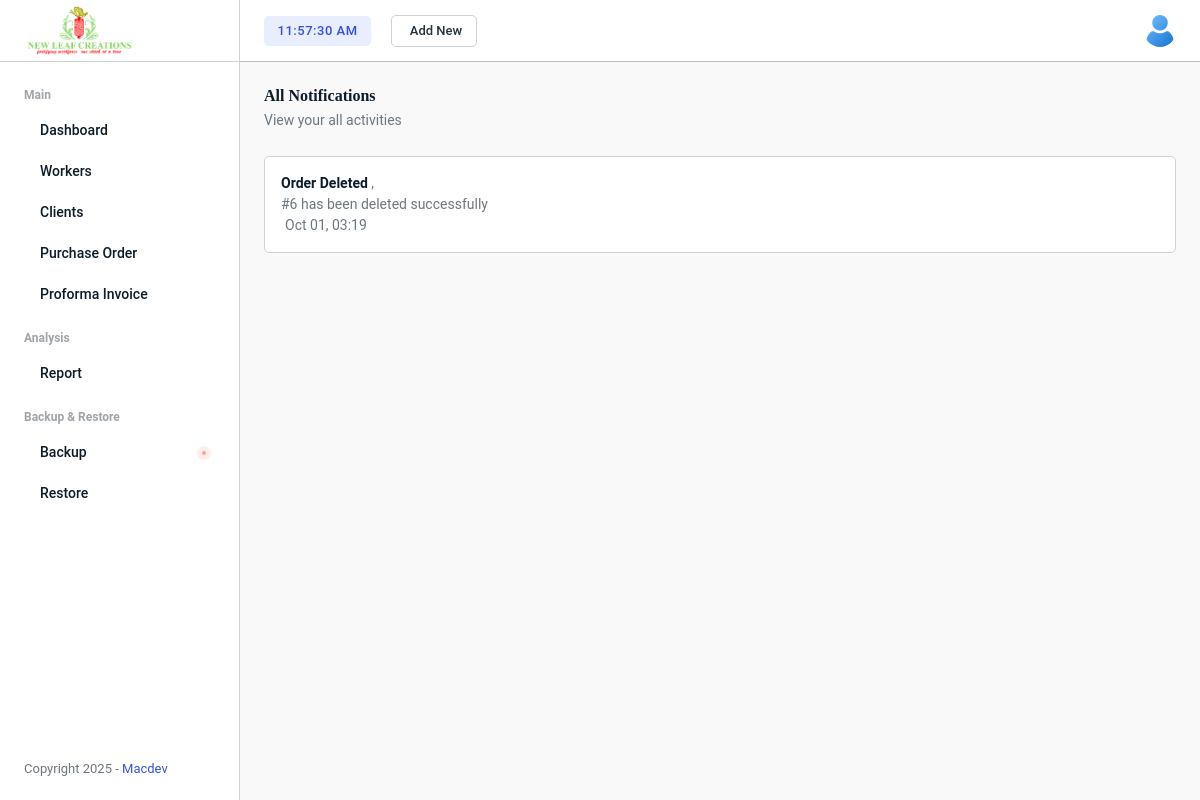
Before: /management/notifications/ (signed in) with the older database file.
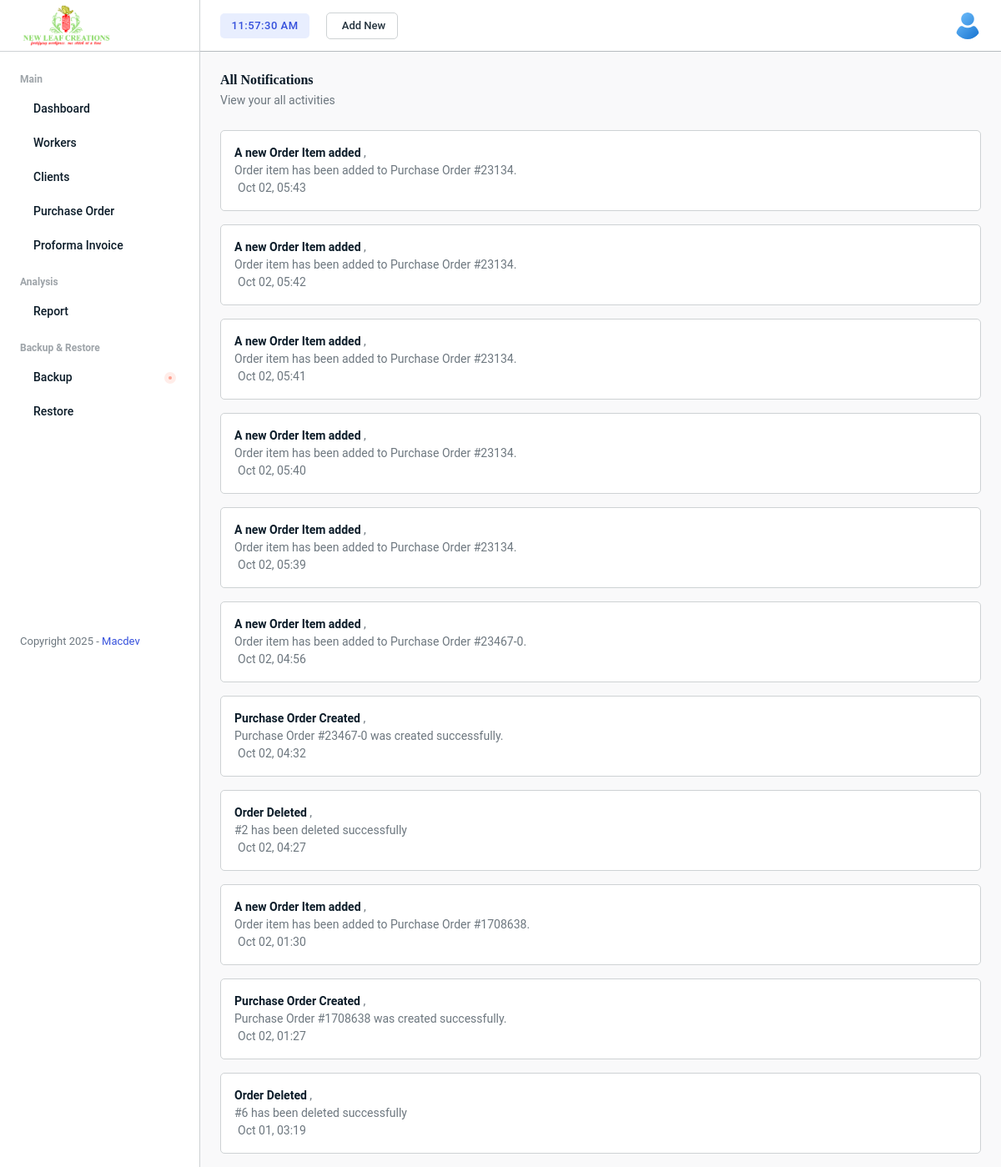
After: the same page with the newer database file.
### managementSystem/models.py (models this page shows, shortened)
class Notification(models.Model):
    user = models.ForeignKey(User, on_delete=models.CASCADE)
    title = models.CharField(max_length=255)
    message = models.TextField()
    is_read = models.BooleanField(default=False)
    created_at = models.DateTimeField(auto_now_add=True)
    class Meta:
        ordering = ["-created_at"]

### managementSystem/views.py (the view)
# urls.py: path("notifications/", views.notifications_list, name="notifications_list"),
def notifications_list(request):
    notifications = Notification.objects.filter(user=request.user)
    return render(request, "notification.html", {"notifications": notifications})

### managementSystem/context_processors.py (called while the page is built)
def notifications_context(request):
    if request.user.is_authenticated:
        notifications = Notification.objects.filter(user=request.user).order_by("-created_at")[:5]
        unread_count = Notification.objects.filter(user=request.user, is_read=False).count()
    else:
        notifications = []
        unread_count = 0
    return {
        "navbar_notifications": notifications,
        "unread_notifications": unread_count,
    }

### managementSystem/templates/notification.html (shortened to what this page needs)
{% extends "base.html" %}
{% load static %}
{% block content %}
 <div class="page-wrapper">
            <div class="content">
                <div class="page-header">
                    <div class="page-title">
                        <h5 class="fw-bold">All Notifications</h5>
                        <span class="fs-14 text-gray-5">View your all activities</span>
                    </div>
                </div>
                {% for n in notifications %}
                <div class="card mb-3 border shadow-none">
                    <div class="px-3 py-3">
                            <div class="flex-fill ml-3">
                                <p class=" mb-0"><a href="#" class="fs-14 fw-semibold">{{ n.title }}</a> ,<br> <span>{{ n.message }}</span></p>
                                <span>{{ n.created_at|date:"M d, H:i" }}</span>
                            </div>
                        </div>
                    </div>
                    {% empty %}
                        <div class="flex-fill ml-3" data-toggle="tooltip" data-placement="right">
                            <img src="{%static 'img/icons/notify-nodata.svg'%}" alt="img">
                            <p class="fw-medium">No New Nofitications</p>
                        </div>
                    {% endfor %}
                </div>
            </div>
        </div>
{% endblock %}

Changed rows visible on the page:
added Notification: title "A new Order Item added", message "Order item has been added to Purchase Order #23134.", created_at "Oct 02, 05:43"
added Notification: title "A new Order Item added", message "Order item has been added to Purchase Order #23134.", created_at "Oct 02, 05:42"
added Notification: title "A new Order Item added", message "Order item has been added to Purchase Order #23134.", created_at "Oct 02, 05:41"
added Notification: title "A new Order Item added", message "Order item has been added to Purchase Order #23134.", created_at "Oct 02, 05:40"
added Notification: title "A new Order Item added", message "Order item has been added to Purchase Order #23134.", created_at "Oct 02, 05:39"
added Notification: title "A new Order Item added", message "Order item has been added to Purchase Order #23467-0.", created_at "Oct 02, 04:56"
added Notification: title "Purchase Order Created", message "Purchase Order #23467-0 was created successfully.", created_at "Oct 02, 04:32"
added Notification: title "Order Deleted", message "#2 has been deleted successfully", created_at "Oct 02, 04:27"
added Notification: title "A new Order Item added", message "Order item has been added to Purchase Order #1708638.", created_at "Oct 02, 01:30"
added Notification: title "Purchase Order Created", message "Purchase Order #1708638 was created successfully.", created_at "Oct 02, 01:27"
